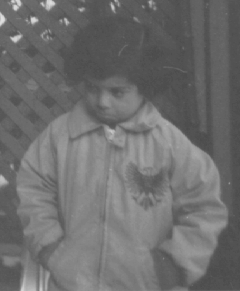
#> input picture sip/A8/code/data/pout.tif, 240 x 291 px
$ python -i task_4.py   (imports and definitions only)
#> lines starting #> are read from the running program, lines starting #| are printed output that depends on the picture
#> in run_multi, img is the input picture: shape (291, 240); min 74, max 224, mean 110.3
#!/usr/bin/env python
import numpy as np
import matplotlib.pyplot as plt

from skimage.io import imread
from skimage.util import img_as_float
from skimage.feature import peak_local_max
from scipy.ndimage import gaussian_filter
import os


def harris_response(img, sigma, alpha = 0.05, k = 1):

#> called with sigma = 1, alpha = 0.05, k = 1
    img = img_as_float(img)

    Lx  = gaussian_filter(img, sigma, order = [1, 0])
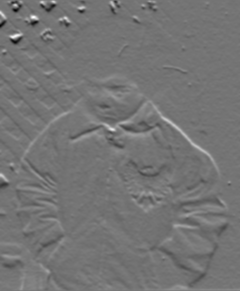
#> Lx: shape (291, 240) float64; min -0.12, max 0.142, mean 0.000246; drawn with min black and max white
    Ly  = gaussian_filter(img, sigma, order = [0, 1])
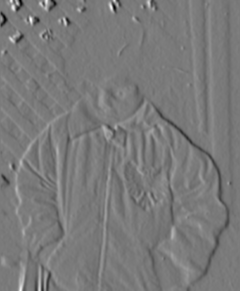
#> Ly: shape (291, 240) float64; min -0.13, max 0.141, mean -0.000394; drawn with min black and max white

    Axx = gaussian_filter(Lx ** 2, k * sigma)
    Axy = gaussian_filter(Lx * Ly, k * sigma)
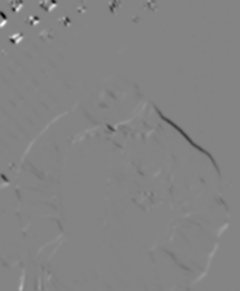
#> Axy: shape (291, 240) float64; min -0.00618, max 0.00574, mean -1.63e-05; drawn with min black and max white
    Ayy = gaussian_filter(Ly ** 2, k * sigma)
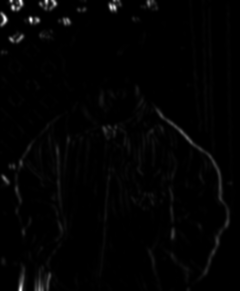
#> Ayy: shape (291, 240) float64; min 1.54e-07, max 0.0108, mean 0.000155; drawn with min black and max white

    det_A   = Axx * Ayy - Axy ** 2
    trace_A = Axx + Ayy
    return sigma ** 4 * (det_A - alpha * trace_A ** 2)
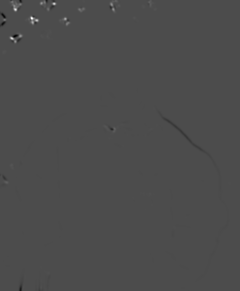
#> returned value: shape (291, 240) float64; min -7.6e-06, max 1.78e-05, mean 6.68e-09; drawn with min black and max white

def multi_scale_harris_response(img, sigmas, alpha = 0.05, k = 1):
    return np.array([harris_response(img, sigma, alpha, k)
                     for sigma in sigmas])
#> call 4 of harris_response, with sigma = 1.43, alpha = 0.05, k = 1
#> in harris_response (call 4), `trace_A = Axx + Ayy`:
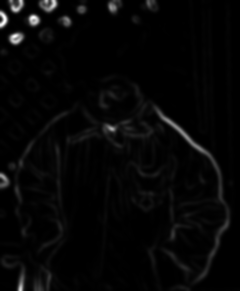
#> trace_A: shape (291, 240) float64; min 3.42e-07, max 0.00692, mean 0.000186; drawn with min black and max white
#> in harris_response (call 4), `return sigma ** 4 * (det_A - alpha * trace_A ** 2)`:
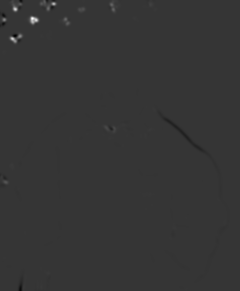
#> returned value: shape (291, 240) float64; min -7.11e-06, max 2.69e-05, mean 2.77e-08; drawn with min black and max white

def multi_scale_corner_detection(img,
                                 sigmas = np.logspace(0, 5, 30, base = 2),
                                 num_peaks = 350,
                                 alpha = 0.05,
                                 k = 1):
    responses = multi_scale_harris_response(img, sigmas, alpha, k)
    coords = peak_local_max(responses, num_peaks = num_peaks).astype(float)
#> coords = 350 rows, first 8: [9, 19, 2], [3, 18, 32], [5, 19, 35], [4, 38, 12], [3, 9, 15], [9, 6, 49], [3, 3, 53], [5, 36, 19]
    coords[:, 0] = sigmas[coords[:, 0].astype(int)]
    return coords


def run_multi(img_filepath,
              sigma = None,
              alpha = 0.05,
              k = 1,
              num_peaks = 350,
             ):
    a, b, scale_levels = (0, 5, 30) if sigma is None else sigma

    img_filename = img_filepath.split('/')[-1]
    file_out = img_filename + f"_{alpha=}_{k=}_{a=}_{b=}_{scale_levels=}.npy"
    if os.path.isfile(file_out):
        print(f"loading {file_out}")
        peaks = np.load(file_out)
    else:
        print(f"{file_out} does not exist. (re-)running and saving ..")
        img    = imread(img_filepath)
        sigmas = np.logspace(a, b, scale_levels, base = 2)
        peaks  = multi_scale_corner_detection(img,
                                              sigmas = sigmas,
                                              alpha = alpha,
                                              k = k,
                                              num_peaks = num_peaks,
                                             )
#> peaks = 350 rows, first 8: [2.93, 19, 2], [1.43, 18, 32], [1.82, 19, 35], [1.61, 38, 12], [1.43, 9, 15], [2.93, 6, 49], [1.43, 3, 53], [1.82, 36, 19]
        np.save(file_out, peaks)
    return peaks


def task_4(do_savefig = False):
    alphas = [0.005, 0.01, 0.05, 0.1, 0.5, 1]
    k = 1.5

    all_results = [run_multi("data/modelhouses.png",
                             sigma = (0, 5, 30),
                             k = 1.5,
                             alpha = alpha)
                   for alpha in alphas]

    img = imread("data/modelhouses.png")
    fig, axes = plt.subplots(2, 3, figsize = (12, 8))

    for alpha, peaks, ax in zip(alphas, all_results, axes.flat):
        ax.imshow(img)
        ax.set_title(r"$\alpha$ = " + f"{alpha}", fontsize = 20)
        for sigma, y, x in peaks:
            circle = plt.Circle((x, y),
                                radius = 4 * sigma ** 0.8,
                                #  radius = 2 * sigma,
                                color = "red",
                                fill = False)
            ax.add_artist(circle)

    fig.tight_layout()
    if do_savefig:
        fig.savefig("figures/task_4.png")

>>> result = run_multi('data/pout.tif')
#> result has the same summary as peaks in run_multi
